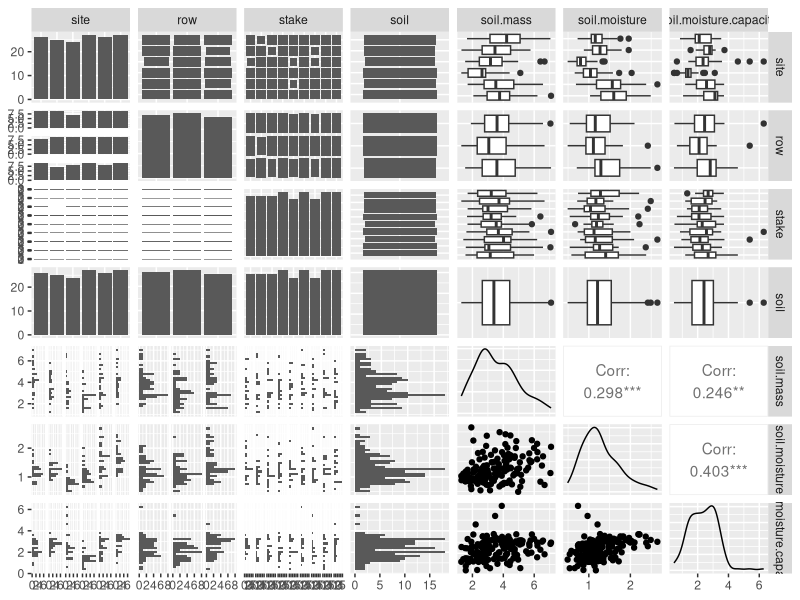
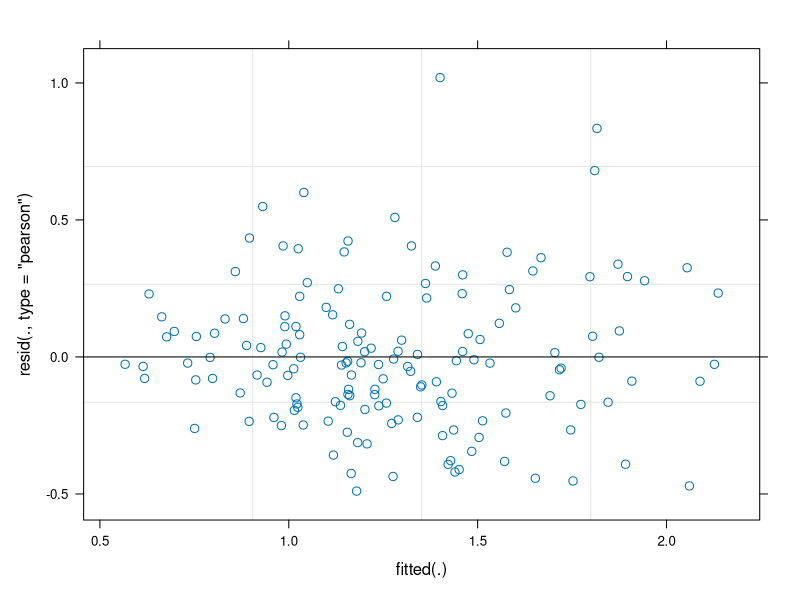
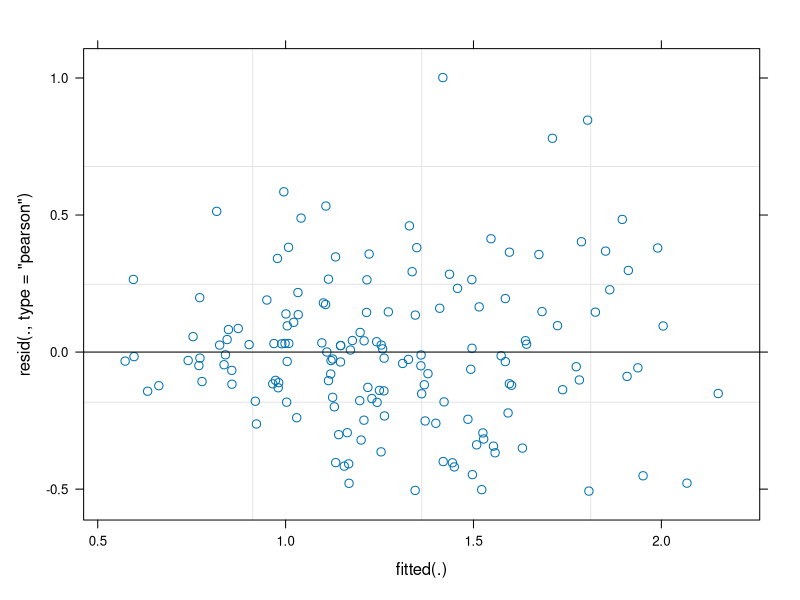
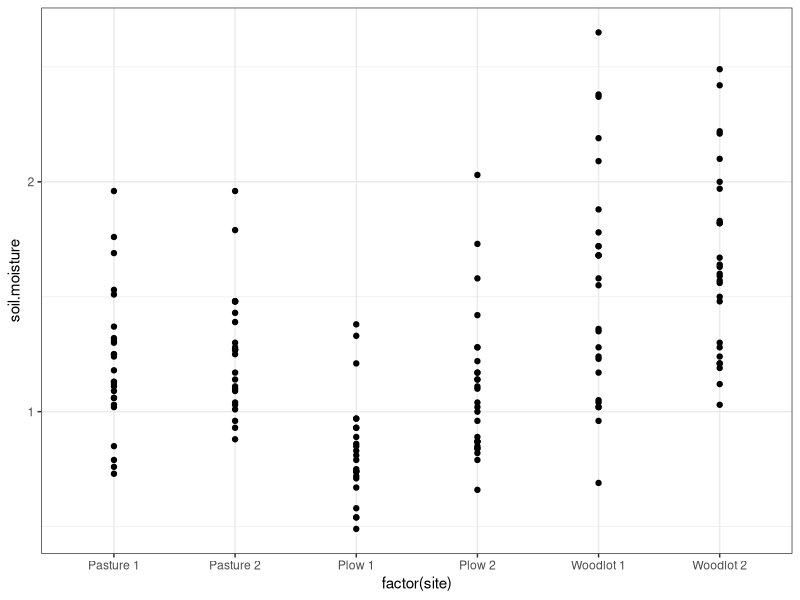
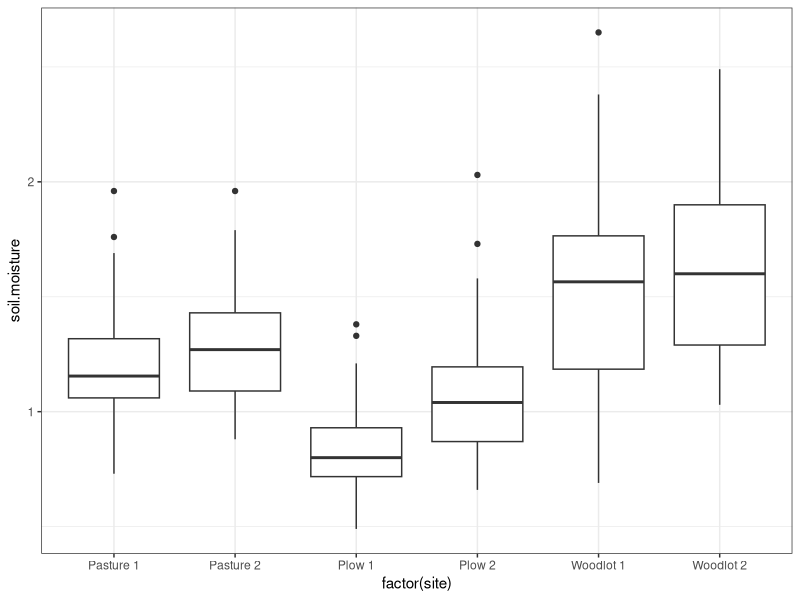

Source code (R) for these figures, in order:
## ---- chunk 1
#Load packages
library(ggplot2)
library(GGally)
library(lme4)
library(dplyr)
library(lmerTest)
## ---- chunk 2
soil <- read.csv("soil.csv")
soil <- soil %>%
  #select(-row, -stake) %>%
  rename %>%
  mutate(soil = case_when(
    soil == "FF" ~ "Forest floor",
    soil == "MIN" ~ "Mineral soil",
    TRUE ~ soil)) %>%
  mutate(site = case_when(
    site == "P1" ~ "Plow 1",
    site == "P2" ~ "Plow 2",
    site == "S1" ~ "Pasture 1",
    site == "S2" ~ "Pasture 2",
    site == "W1" ~ "Woodlot 1",
    site == "W2" ~ "Woodlot 2",
    TRUE ~ site))

#Remove NAs
soil <- na.omit(soil)
#soil <- drop_na(soil$soil.moisture)
soil$stake <- as.factor(soil$stake)
soil$row <- as.factor(soil$row)
soil$site <- as.factor(soil$site)

#Visualize data
ggpairs(soil, c("site", "row", "stake", "soil", "soil.mass", "soil.moisture", "soil.moisture.capacity"))

#Count unique values for each variable
sapply(lapply(soil, unique), length)
  #soil variable only has one unique value (Forest floor) --> drop from model

#Create a model --> soil moisture as dependent variable
smois <- lmer(soil.moisture ~ factor(site) + (1|row) + (1|stake) + ff.thickness + bulk.density + soil.mass + ph.h2o + ph.cacl2 + c + n + om + p + nh4 + no3 + n.min + nitr + cec + ca + mg + k + soil.moisture + soil.moisture.capacity, data = soil)
summary(smois)
  #random effects
    #standard deviation -->  This is a measure of the variability for each random effect that you added to the model
    #row, stake -->effect of row/stake, overall variation within row/stake, gives us the variance...std. dev. is the effect size (effect of row/stake on overall soil moisture)
   #Residual --> stands for the variability that’s not due to either stake or row
    #row effect is greater than stake --> looking at std. dev. to determine this
  #fixed effects
    #coefficients --> represent the slope for the categorical effect of soil data
    #t- value --> simply the estimate divided by the standard error
    #intercept = the average of our data for the Pasture 1 location condition
plot(smois)

#Assumptions: creating a residual plot, a histogram of the residuals or a Q-Q plot 

#Best Model
smois2 <- lmer(soil.moisture ~ factor(site) + (1|row) + (1|stake) + ff.thickness + soil.moisture.capacity, data = soil)
summary(smois2)
plot(smois2)

AIC(smois, smois2)
library(car)
vif(smois2)

library(ggplot2)
ggplot(soil, aes(x=factor(site), y=soil.moisture)) +
  geom_point() +
  geom_smooth(se = FALSE, method = lm) +
  theme_bw() 


ggplot(soil, aes(x=factor(site), y=soil.moisture)) +
  geom_boxplot() +
  geom_smooth(se = FALSE, method = lm) +
  theme_bw()

#Mean of soil moisture for each of the land use types
soil %>% filter(site == "Plow 1" | site == "Plow 2") %>%
  summarise(mean=mean(soil.moisture))
  #0.9737

soil %>% filter(site == "Pasture 1" | site == "Pasture 2") %>%
  summarise(mean=mean(soil.moisture))
  #1.238039	

soil %>% filter(site == "Woodlot 1" | site == "Woodlot 2") %>%
  summarise(mean=mean(soil.moisture))
  #1.604906	
